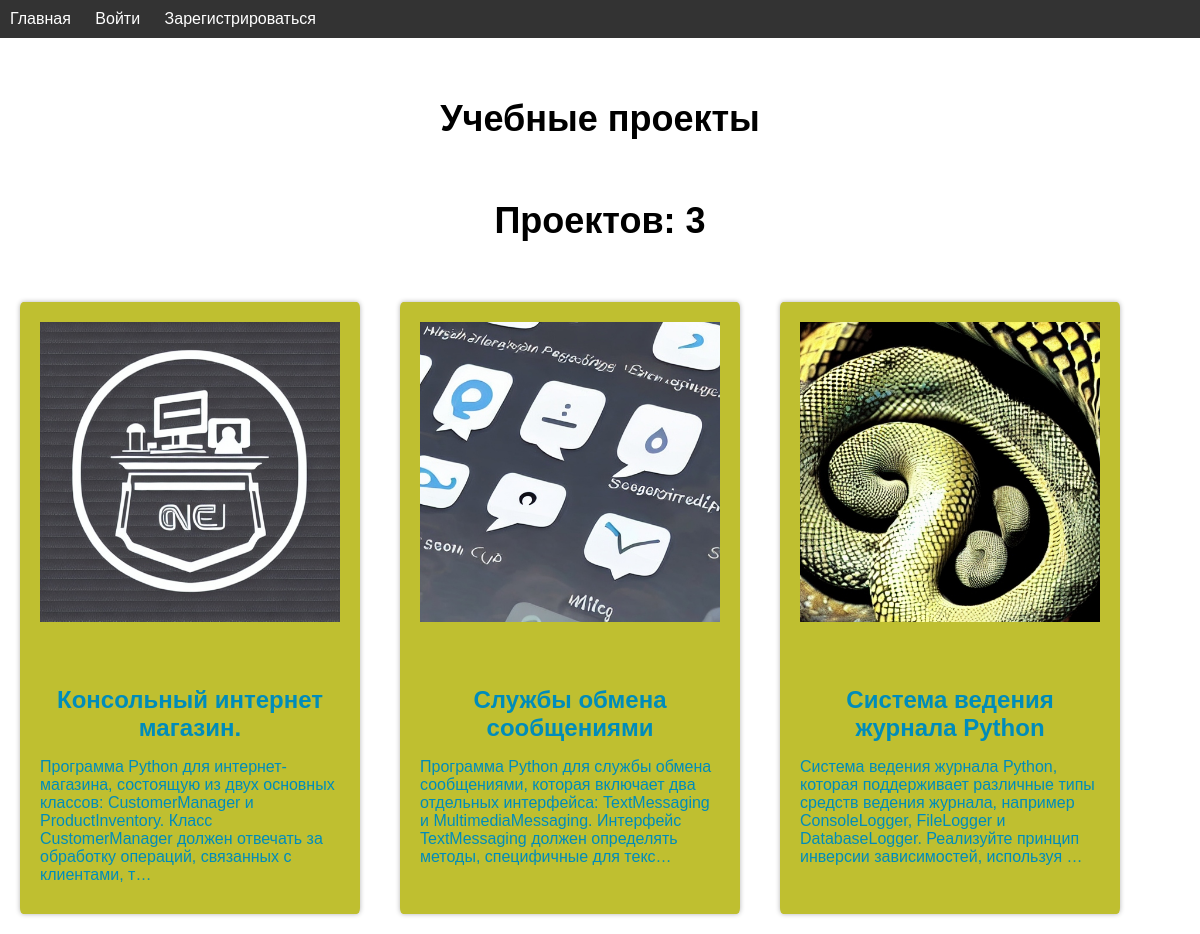
The page / on the database its author committed.
### educatioanal_app/models.py (models this page shows, shortened)
class Work(models.Model):
    title = models.CharField(verbose_name='Заголовок', max_length=100)
    description = models.TextField(verbose_name='Описание')
    image = models.ImageField(verbose_name='фото', upload_to='educational_app/images')
    project_file = models.FileField(verbose_name='файл проекта', upload_to='educational_app/docments')
    created = models.DateTimeField(verbose_name='дата', auto_now_add=True)
    class Meta:
        verbose_name = 'проект'
        verbose_name_plural = "проекты"

### educatioanal_app/views.py (the view)
# urls.py: path('', views.index, name='index'),
def index(request):
    works = Work.objects.all()
    return render(request, 'educational_app/index.html', {'works': works})

### educatioanal_app/templates/educational_app/index.html (shortened to what this page needs)
{% extends  'educational_app/base.html' %}
{% block content %}
    <h1>Учебные проекты</h1>
    <h2 class="count">Проектов: {{ works.count }}</h2>
    <div class="works">
        {% for work in works %}
            <div class="work">
                <a href="{% url 'details' work.id %}">
                    <img src="{{ work.image.url }}" alt="{{ work.title }}">
                    <h2>{{ work.title }}</h2>
                    <p>{{ work.description | truncatechars:200 }}</p>
                </a>
            </div>
        {% endfor %}
    </div>
{% endblock %}

### educatioanal_app/templates/educational_app/base.html (shortened to what this page needs)
<!DOCTYPE html>
{% load static %}
<html lang="en">
<head>
    <link rel="stylesheet" type="text/css" href="{% static 'css/style.css' %}">
</head>
<body>
<div class="menu">
    <ul>
        <li><a href="{% url 'index' %}">Главная</a></li>
        <li><a href="{% url 'signin' %}">Войти</a></li>
        <li><a href="{% url 'signup' %}">Зарегистрироваться</a></li>
    </ul>
</div>
<div class="container">
    {% block content %}
    {% endblock %}
</div>
</body>
</html>

### educatioanal_app/static/css/style.css (style rules this page uses)
body { margin: 0; padding: 0; font-family: Arial, Helvetica, sans-serif; }
.menu { background-color: #333; color: #fff; padding: 10px; }
.menu ul { list-style-type: none; margin: 0; padding: 0; }
.menu li { display: inline-block; margin-right: 20px; }
.menu li:last-child { margin-right: 0; }
.menu a { color: #fff; text-decoration: none; }
.container { max-width: 1200px; margin: 0 auto; }
.container h1, h2 { text-align: center; margin: 60px 0 40px; font-size: 36px; }
.works { display: flex; flex-wrap: wrap; }
.work { width: 300px; margin: 20px; padding: 20px; background-color: #BFBF30; border-radius: 1%; box-shadow: 0px 0px 5px rgba(0, 0, 0, 0.3); }
.work h2 { font-size: 24px; margin-bottom: 10px; }
.work p { font-size: 16px; margin-bottom: 10px; }
.work img { max-width: 100%; }
a { color: #008CBA; text-decoration: none; }

### rows shown on the page
Work: image (picture), title "Консольный интернет магазин.", description "Программа Python для интернет-магазина, состоящую из двух основных классов: CustomerManager и ProductInventory. Класс CustomerManager должен отвечать за обработку операций, связанных с клиентами, т…"
Work: image (picture), title "Службы обмена сообщениями", description "Программа Python для службы обмена сообщениями, которая включает два отдельных интерфейса: TextMessaging и MultimediaMessaging. Интерфейс TextMessaging должен определять методы, специфичные для текс…"
Work: image (picture), title "Система ведения журнала Python", description "Система ведения журнала Python, которая поддерживает различные типы средств ведения журнала, например ConsoleLogger, FileLogger и DatabaseLogger. Реализуйте принцип инверсии зависимостей, используя …"

### other values the page prints
{{ works.count }} "3"
